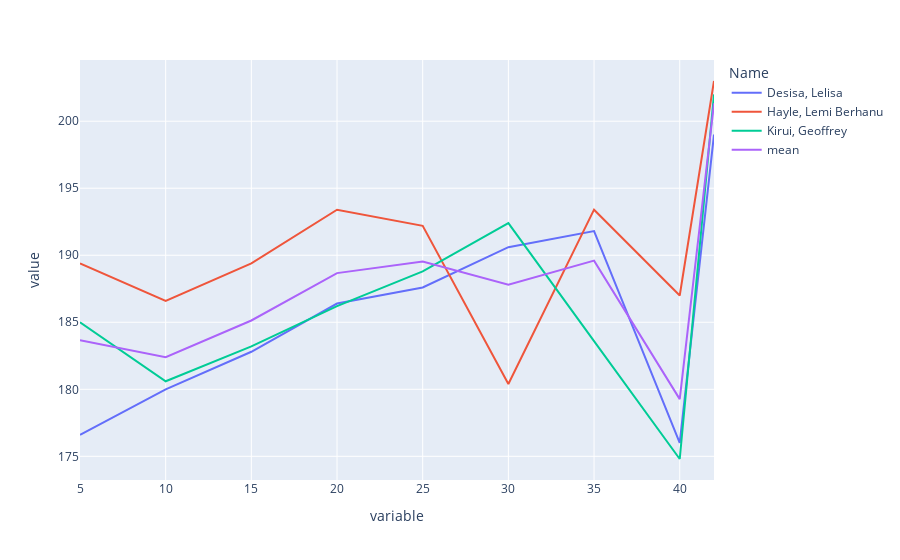

Here is the notebook cell this chart was saved with:
### Code cell
fig = px.line(pace_seconds_melt, y=pace_seconds_melt['value'], x=pace_seconds_melt['variable'], color='Name')

fig.show()

### Figure 1 — Plotly figure (JSON) as saved in the notebook; plotly's stock layout.template omitted (floating-point values rounded to 4 significant figures)
{"data": [{"hovertemplate": "Name=Desisa, Lelisa<br>variable=%{x}<br>value=%{y}<extra></extra>", "legendgroup": "Desisa, Lelisa", "line": {"color": "#636efa", "dash": "solid"}, "mode": "lines", "name": "Desisa, Lelisa", "orientation": "v", "showlegend": true, "type": "scatter", "x": [5, 10, 15, 20, 25, 30, 35, 40, 42], "xaxis": "x", "y": [176.6, 180, 182.8, 186.4, 187.6, 190.6, 191.8, 176, 199], "yaxis": "y"}, {"hovertemplate": "Name=Hayle, Lemi Berhanu<br>variable=%{x}<br>value=%{y}<extra></extra>", "legendgroup": "Hayle, Lemi Berhanu", "line": {"color": "#EF553B", "dash": "solid"}, "mode": "lines", "name": "Hayle, Lemi Berhanu", "orientation": "v", "showlegend": true, "type": "scatter", "x": [5, 10, 15, 20, 25, 30, 35, 40, 42], "xaxis": "x", "y": [189.4, 186.6, 189.4, 193.4, 192.2, 180.4, 193.4, 187, 203], "yaxis": "y"}, {"hovertemplate": "Name=Kirui, Geoffrey<br>variable=%{x}<br>value=%{y}<extra></extra>", "legendgroup": "Kirui, Geoffrey", "line": {"color": "#00cc96", "dash": "solid"}, "mode": "lines", "name": "Kirui, Geoffrey", "orientation": "v", "showlegend": true, "type": "scatter", "x": [5, 10, 15, 20, 25, 30, 35, 40, 42], "xaxis": "x", "y": [185, 180.6, 183.2, 186.2, 188.8, 192.4, 183.6, 174.8, 202], "yaxis": "y"}, {"hovertemplate": "Name=mean<br>variable=%{x}<br>value=%{y}<extra></extra>", "legendgroup": "mean", "line": {"color": "#ab63fa", "dash": "solid"}, "mode": "lines", "name": "mean", "orientation": "v", "showlegend": true, "type": "scatter", "x": [5, 10, 15, 20, 25, 30, 35, 40, 42], "xaxis": "x", "y": [183.7, 182.4, 185.1, 188.7, 189.5, 187.8, 189.6, 179.3, 201.3], "yaxis": "y"}], "layout": {"legend": {"title": {"text": "Name"}, "tracegroupgap": 0}, "margin": {"t": 60}, "xaxis": {"anchor": "y", "domain": [0, 1], "title": {"text": "variable"}}, "yaxis": {"anchor": "x", "domain": [0, 1], "title": {"text": "value"}}}}
